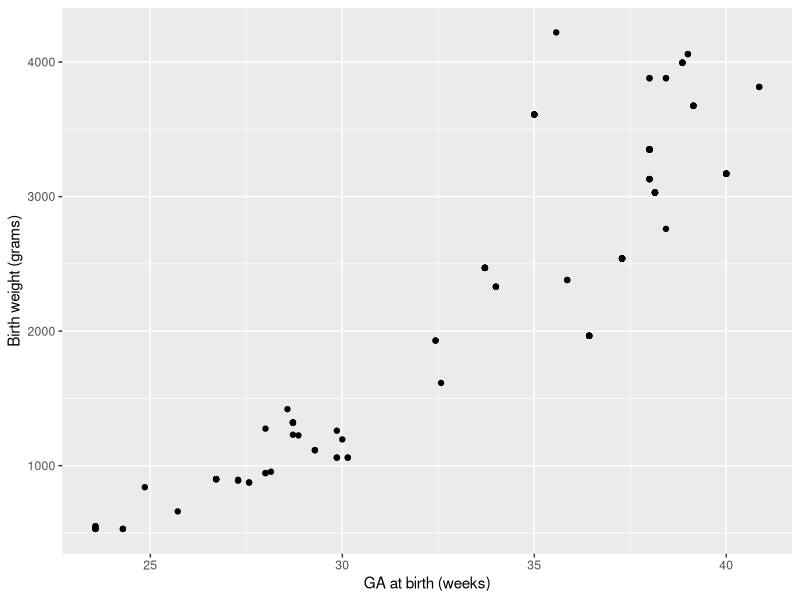
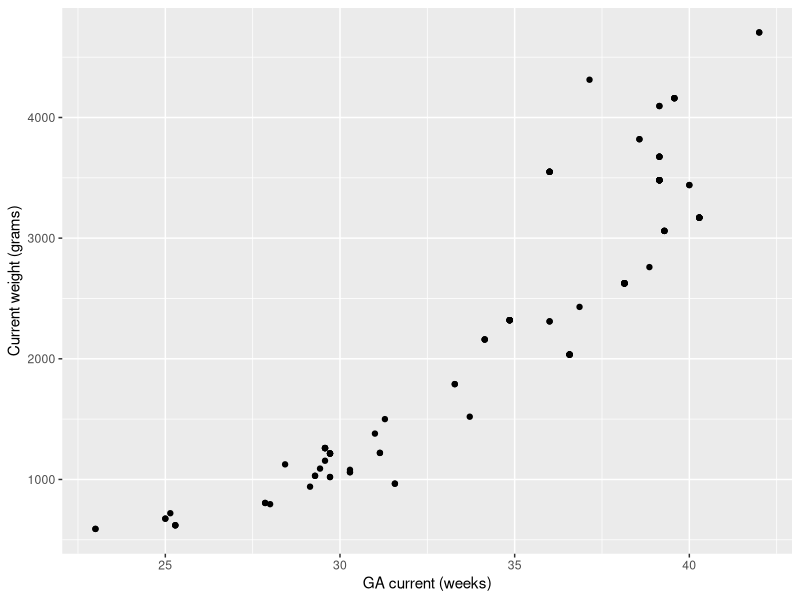
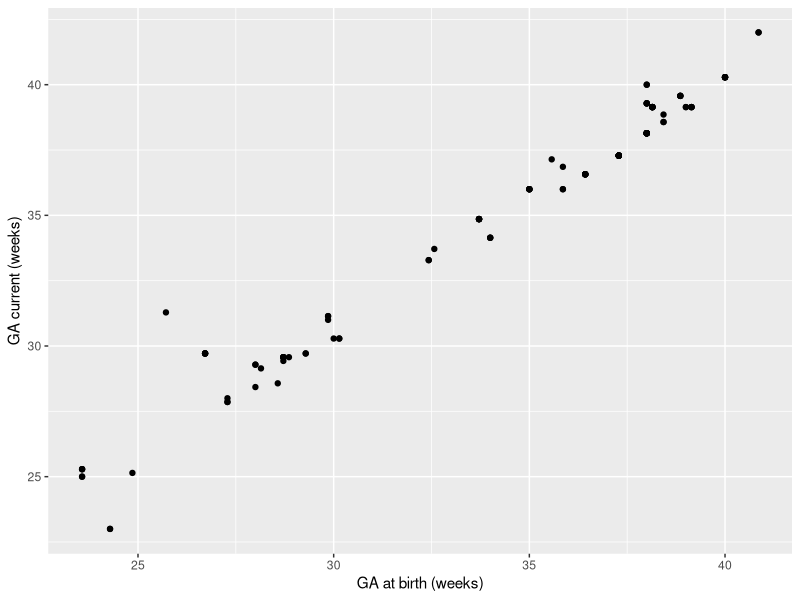
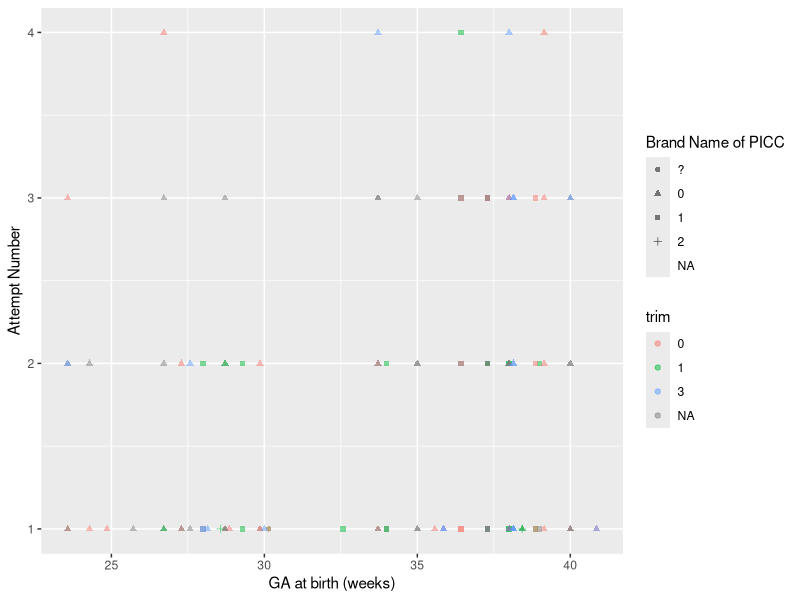

Here is the R script that generated these plots, in order:
## ---- chunk 1
library(tidyverse)
## ---- chunk 2
babies <- readxl::read_xlsx("PICC-Data-1.xlsx", 1)
pokes <- readxl::read_xlsx("PICC-Data-1.xlsx", 2)
## ---- chunk 3
babies <- babies %>%
  distinct(`Study Participant #`, .keep_all=TRUE) %>%
  arrange(`Study Participant #`)
## ---- chunk 4
pokes <- pokes %>%
  left_join(babies, by="Study Participant #")
## ---- chunk 5
pokes <- pokes %>%
  select(-matches("[Dd]ate"),
         -matches("time"),
         -matches("[Cc]omplication"),
         -matches("[Cc]onsent"),
         -matches("participant #"))
## ---- chunk 6
pokes %>% select(contains("site")) %>%
  table(useNA="always")
pokes <- pokes %>% select(-`Site of Insertion`)
## ---- chunk 7
pokes %>%
  select(matches("Type of Catheter"), matches("Brand name"))%>%
  table(useNA="always")
pokes <- pokes %>% select(-matches("Type of Catheter"))
## ---- chunk 8
pokes %>%
  select(matches("PICC ")) %>%
  table(useNA="always")
pokes <- pokes %>% select(-matches("tip position"))
## ---- chunk 9
pokes %>%
  select(matches("trim")) %>%
  table(useNA="always")
## ---- chunk 10
pokes <- pokes %>%
  mutate(trim = factor(`If trimmed, how?`)) %>%
  select(-matches("Line Trimmed?"), -matches("If trimmed, how?"))
## ---- chunk 11
pokes$`Dressing Used` %>%
  table(useNA="always")
pokes <- pokes %>%
  select(-`Dressing Used`)
## ---- chunk 12
pokes <- pokes %>%
  select(-matches("total number"))
pokes %>%
  select(matches("attempt number")) %>%
  table(useNA="always")
## ---- chunk 13
pokes %>%
  ggplot() +
  geom_point(aes(x=`GA at birth (weeks)`, y=`Birth weight (grams)`))
## ---- chunk 14
pokes %>%
  ggplot() +
  geom_point(aes(x=`GA current (weeks)`, y=`Current weight (grams)`))
## ---- chunk 15
pokes <- pokes %>%
  select(-matches("weight"))
## ---- chunk 16
pokes %>%
  ggplot() +
  geom_point(aes(x=`GA at birth (weeks)`, y=`GA current (weeks)`))
## ---- chunk 17
pokes <- pokes %>% select(-matches("ga current"))
## ---- chunk 18
pokes %>%
  ggplot() +
  geom_point(aes(x=`GA at birth (weeks)`, y=`Attempt Number`, shape=`Brand Name of PICC`, color=trim ), alpha=0.5)
